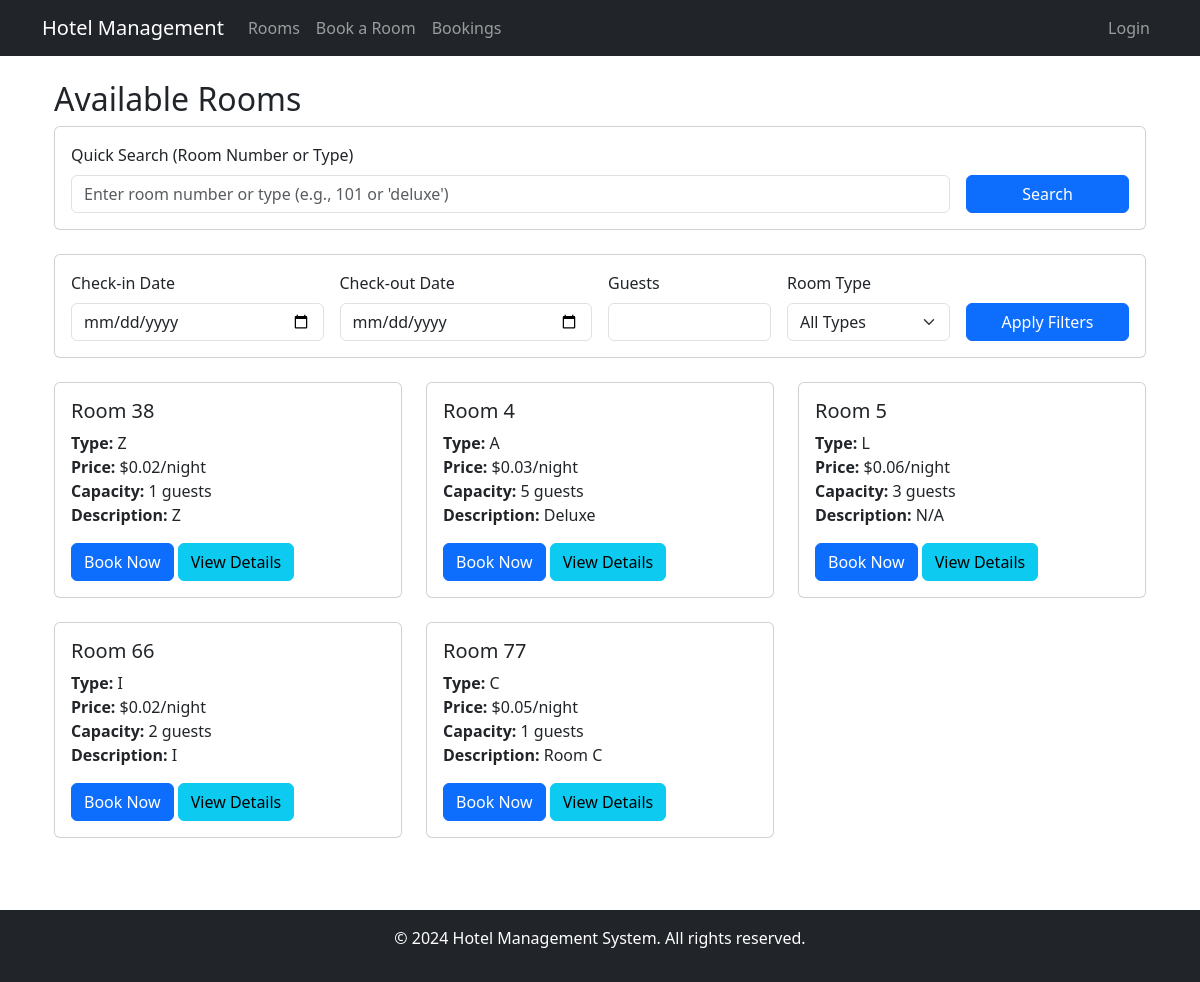
The app's page /rooms/, older data.
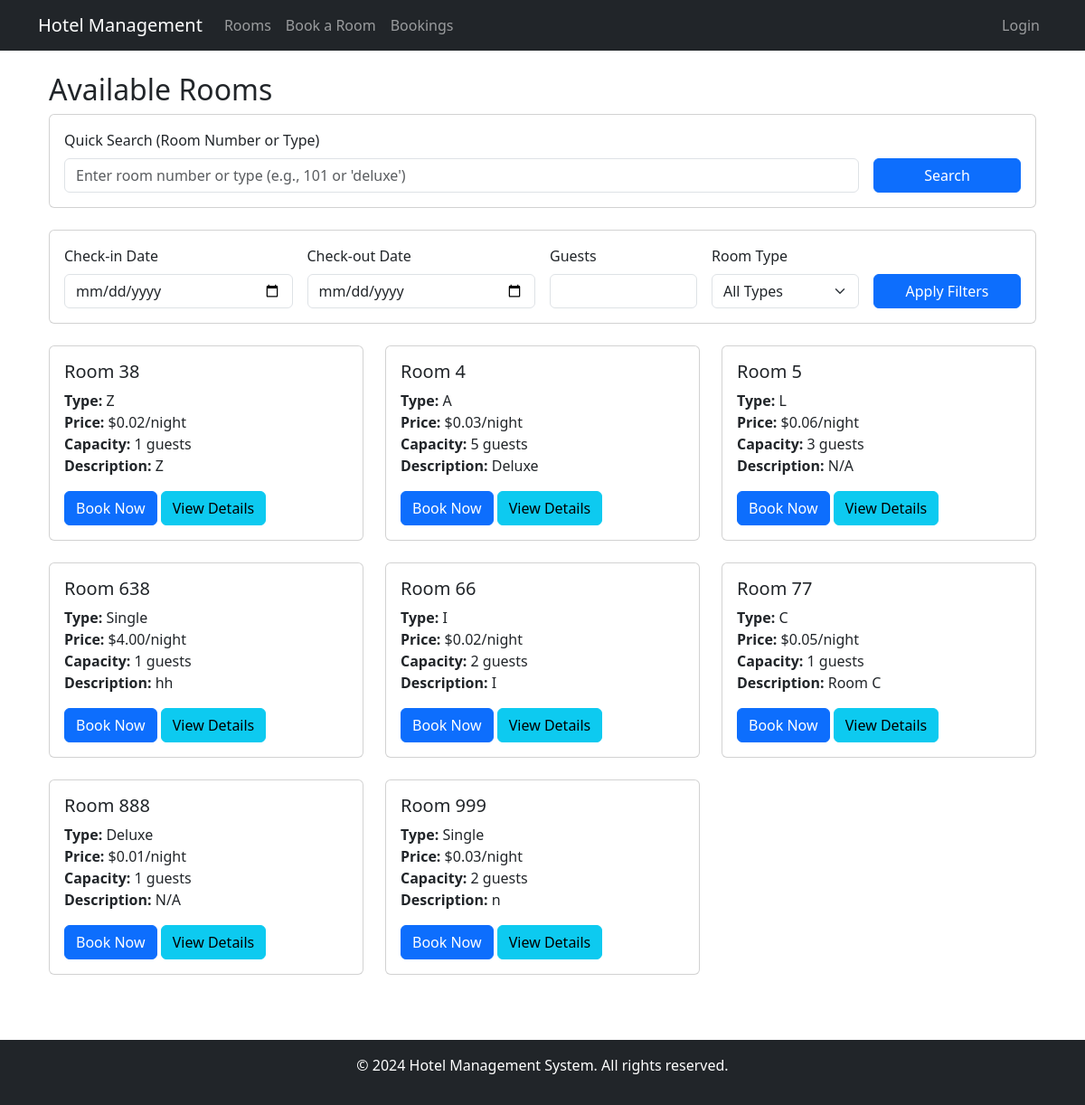
The same page, newer data.
### hotel_app/models.py (models this page shows, shortened)
class Room(models.Model):
    ROOM_TYPES = [
        ('single', 'Single'),
        ('double', 'Double'),
        ('suite', 'Suite'),
        ('deluxe', 'Deluxe'),
    ]
    number = models.CharField(max_length=10, unique=True)
    room_type = models.CharField(max_length=50, choices=ROOM_TYPES)
    capacity = models.IntegerField()
    price = models.DecimalField(max_digits=10, decimal_places=2)
    description = models.TextField()
    is_available = models.BooleanField(default=True)
    class Meta:
        ordering = ['number']

### hotel_app/views.py (the view, shortened to what this page needs)
# urls.py: path('rooms/', views.room_list, name='room_list'),  # Room list view
def room_list(request):
    today = timezone.now().date()
    check_in = request.GET.get('check_in')
    check_out = request.GET.get('check_out')
    guests = request.GET.get('guests')
    room_type = request.GET.get('room_type')
    search_query = request.GET.get('search', '').strip()  # Add search query parameter
    rooms = Room.objects.all()
    if guests:
        try:
            rooms = rooms.filter(capacity__gte=int(guests))
        except ValueError:
            messages.error(request, "Invalid number of guests")
    if room_type:
        rooms = rooms.filter(room_type=room_type)
    context = {
        'rooms': rooms,
        'room_types': Room.ROOM_TYPES,
        'check_in': check_in,
        'check_out': check_out,
        'guests': guests,
        'room_type': room_type,
        'search_query': search_query,  # Add search query to context
        'today': today,  # Add today's date to context
    }
    return render(request, 'hotel_app/room_list.html', context)

### hotel_app/templates/hotel_app/room_list.html (shortened to what the changed rows need)
{% extends 'hotel_app/base.html' %}
{% block content %}
<div class="container mt-4">
    <h2>Available Rooms</h2>
    <div class="row">
        {% for room in rooms %}
        <div class="col-md-4 mb-4">
            <div class="card h-100">
                <div class="card-body">
                    <h5 class="card-title">Room {{ room.number }}</h5>
                    <p class="card-text">
                        <strong>Type:</strong> {{ room.get_room_type_display }}<br>
                        <strong>Price:</strong> ${{ room.price }}/night<br>
                        <strong>Capacity:</strong> {{ room.capacity }} guests<br>
                        <strong>Description:</strong> {{ room.description }}
                    </p>
                    {% if check_in and check_out %}
                        {% if room.is_available_for_dates %}
                            <a href="{% url 'booking_form' %}?room_id={{ room.id }}&check_in={{ check_in|date:'Y-m-d' }}&check_out={{ check_out|date:'Y-m-d' }}"
                               class="btn btn-primary">Book Now</a>
                        {% else %}
                            <button class="btn btn-secondary" disabled>Not Available</button>
                            <small class="d-block mt-2">Next available: {{ room.get_next_available_date|date }}</small>
                        {% endif %}
                    {% else %}
                        <a href="{% url 'booking_form' %}?room_id={{ room.id }}" class="btn btn-primary">Book Now</a>
                    {% endif %}
                    <a href="{% url 'room_detail' room.id %}" class="btn btn-info">View Details</a>
                </div>
            </div>
        </div>
        {% empty %}
        <div class="col">
            <div class="alert alert-info">
                No rooms available matching your criteria. Try different dates or filters.
            </div>
        </div>
        {% endfor %}
    </div>
</div>
{% endblock %}

Row changes from the older to the newer data that the page shows:
added Room: number "638", room_type "Single", price "4.00", capacity "1", description "hh"
added Room: number "888", room_type "Deluxe", price "0.01", capacity "1", description "N/A"
added Room: number "999", room_type "Single", price "0.03", capacity "2", description "n"
